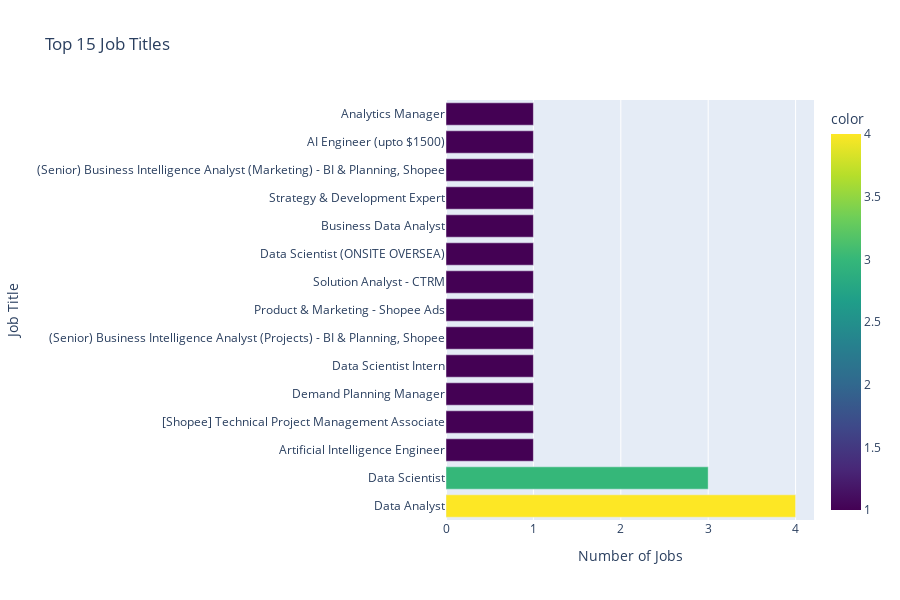
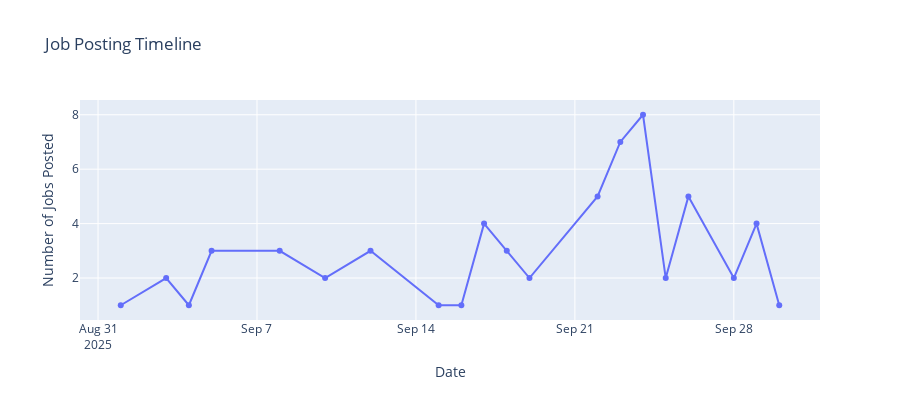

Notebook cell for these charts, in order:
### Code cell
# Interactive visualizations with Plotly
# Job titles word cloud analysis
job_titles = df['title'].value_counts().head(15)

fig_titles = px.bar(
    x=job_titles.values, 
    y=job_titles.index, 
    orientation='h',
    title="Top 15 Job Titles",
    labels={'x': 'Number of Jobs', 'y': 'Job Title'},
    color=job_titles.values,
    color_continuous_scale='viridis'
)
fig_titles.update_layout(height=600, showlegend=False)
fig_titles.show()

# Analyze posting dates
df['postDate'] = pd.to_datetime(df['postDate'])
df['posting_day'] = df['postDate'].dt.date

posting_timeline = df['posting_day'].value_counts().sort_index()

fig_timeline = px.line(
    x=posting_timeline.index, 
    y=posting_timeline.values,
    title="Job Posting Timeline",
    labels={'x': 'Date', 'y': 'Number of Jobs Posted'},
    markers=True
)
fig_timeline.update_layout(height=400)
fig_timeline.show()

print("Posting Date Range:")
print(f"From: {df['postDate'].min()}")
print(f"To: {df['postDate'].max()}")
print(f"Total days: {(df['postDate'].max() - df['postDate'].min()).days}")
print(f"Average jobs per day: {len(df) / (df['postDate'].max() - df['postDate'].min()).days:.1f}")

### Figure 1 — Plotly figure (JSON) as saved in the notebook; plotly's stock layout.template omitted (floating-point values rounded to 4 significant figures)
{"data": [{"hovertemplate": "Number of Jobs=%{x}<br>Job Title=%{y}<br>color=%{marker.color}<extra></extra>", "legendgroup": "", "marker": {"color": [4, 3, 1, 1, 1, 1, 1, 1, 1, 1, 1, 1, 1, 1, 1], "coloraxis": "coloraxis", "pattern": {"shape": ""}}, "name": "", "orientation": "h", "showlegend": false, "textposition": "auto", "type": "bar", "x": [4, 3, 1, 1, 1, 1, 1, 1, 1, 1, 1, 1, 1, 1, 1], "xaxis": "x", "y": ["Data Analyst", "Data Scientist", "Artificial Intelligence Engineer", "[Shopee] Technical Project Management Associate", "Demand Planning Manager", "Data Scientist Intern", "(Senior) Business Intelligence Analyst (Projects) - BI & Planning, Shopee", "Product & Marketing - Shopee Ads", "Solution Analyst - CTRM", "Data Scientist (ONSITE OVERSEA)", "Business Data Analyst", "Strategy & Development Expert", "(Senior) Business Intelligence Analyst (Marketing) - BI & Planning, Shopee", "AI Engineer (upto $1500)", "Analytics Manager"], "yaxis": "y"}], "layout": {"barmode": "relative", "coloraxis": {"colorbar": {"title": {"text": "color"}}, "colorscale": [[0, "#440154"], [0.1111, "#482878"], [0.2222, "#3e4989"], [0.3333, "#31688e"], [0.4444, "#26828e"], [0.5556, "#1f9e89"], [0.6667, "#35b779"], [0.7778, "#6ece58"], [0.8889, "#b5de2b"], [1, "#fde725"]]}, "height": 600, "legend": {"tracegroupgap": 0}, "showlegend": false, "title": {"text": "Top 15 Job Titles"}, "xaxis": {"anchor": "y", "domain": [0, 1], "title": {"text": "Number of Jobs"}}, "yaxis": {"anchor": "x", "domain": [0, 1], "title": {"text": "Job Title"}}}}

### Figure 2 — Plotly figure (JSON) as saved in the notebook; plotly's stock layout.template omitted (floating-point values rounded to 4 significant figures)
{"data": [{"hovertemplate": "Date=%{x}<br>Number of Jobs Posted=%{y}<extra></extra>", "legendgroup": "", "line": {"color": "#636efa", "dash": "solid"}, "marker": {"symbol": "circle"}, "mode": "lines+markers", "name": "", "orientation": "v", "showlegend": false, "type": "scatter", "x": ["2025-09-01", "2025-09-03", "2025-09-04", "2025-09-05", "2025-09-08", "2025-09-10", "2025-09-12", "2025-09-15", "2025-09-16", "2025-09-17", "2025-09-18", "2025-09-19", "2025-09-22", "2025-09-23", "2025-09-24", "2025-09-25", "2025-09-26", "2025-09-28", "2025-09-29", "2025-09-30"], "xaxis": "x", "y": [1, 2, 1, 3, 3, 2, 3, 1, 1, 4, 3, 2, 5, 7, 8, 2, 5, 2, 4, 1], "yaxis": "y"}], "layout": {"height": 400, "legend": {"tracegroupgap": 0}, "title": {"text": "Job Posting Timeline"}, "xaxis": {"anchor": "y", "domain": [0, 1], "title": {"text": "Date"}}, "yaxis": {"anchor": "x", "domain": [0, 1], "title": {"text": "Number of Jobs Posted"}}}}
